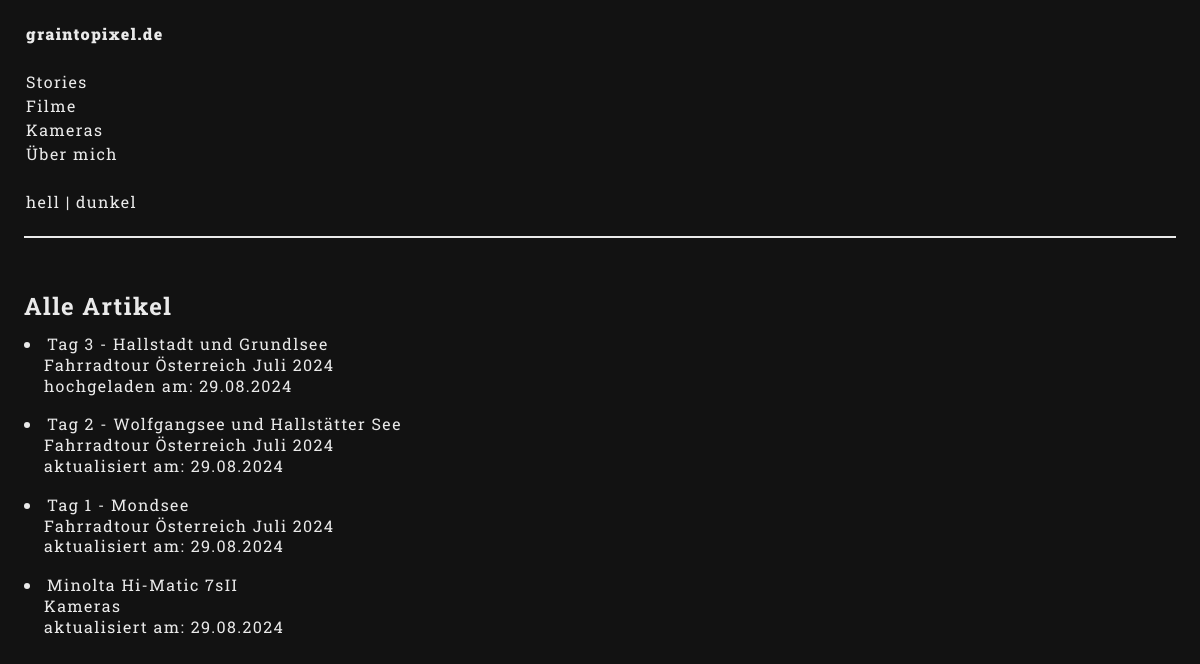
Before: / with the older database file.
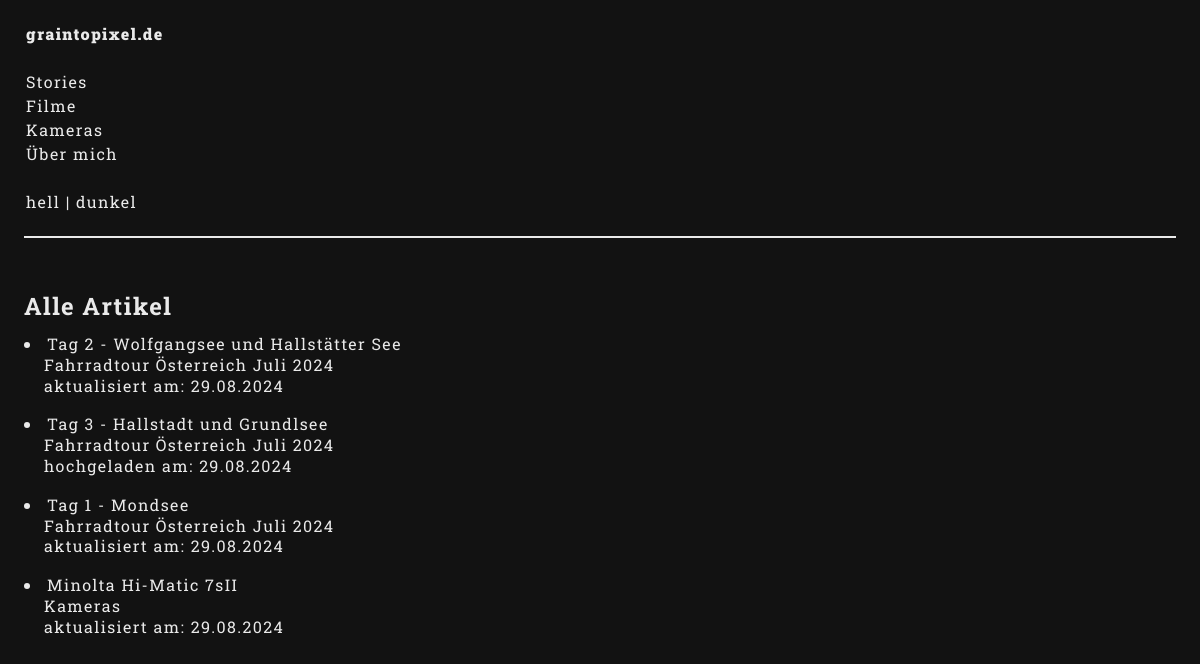
After: the same page with the newer database file.
### posts/models.py (models this page shows, shortened)
class Category(models.Model):
    title = models.CharField(max_length=5000)

class Article(models.Model):
    html_template = models.CharField(max_length=5000,  blank=True, choices=[
        ('article_template01.html', 'Story, links Text, rechts Bilder'),
        ('article_template02.html', 'Artikel, links Text, rechts Bilder'),
    ])
    category = models.ForeignKey(Category, on_delete=models.CASCADE, null=True, blank=True)
    title = models.CharField(max_length=5000)
    intro_text = models.TextField(max_length=1000000, null=True, blank=True)
    seperated_texts = models.TextField(max_length=1000000, null=True, blank=True)
    author = models.CharField(max_length=5000, default='Oskar Antretter', null=True)
    images = models.ManyToManyField(Image, related_name='articles', null=True, blank=True)
    created_at = models.DateTimeField(default=datetime.now, blank=True)
    updated_at = models.DateTimeField(default=datetime.now, blank=True)

class Story(models.Model):
    title = models.CharField(max_length=5000, null=True, blank=True)
    first_chapter = models.ForeignKey(Article, on_delete=models.CASCADE, null=True, blank=True)
    chapters = models.ManyToManyField(Article, related_name='articles', null=True, blank=True)

### posts/views.py (the view)
# urls.py: path('', views.index, name='index'),
def index(request):
    categories = Category.objects.all()
    articles = Article.objects.all().order_by('-updated_at')
    stories = Story.objects.all()
    return render(request, 'index.html', {
        'articles': articles,
        'stories': stories,
        'categories': categories,
    })

### templates/index.html (shortened to what this page needs)
{%load static%}
<!DOCTYPE html>
<html lang="de">
<head>
    <link rel="stylesheet" href="{% static 'css/style.css' %}">
</head>
<body>
    <div class="wrapper">
        <div class="menu-section">
            <table>
                <tr>
                    <td class="main-nav">
                        <div>
                            <nav>
                                <a class="bold-text" href="/">graintopixel.de</a>
                                <br>
                                <br>
                                <a href="category/stories">Stories</a>
                                <br>
                                {% for category in categories %}
                                <a href="category/{{category.title}}">{{category.title}}</a>
                                <br>
                                {% endfor %}
                                <br>
                                <a onclick="styleBright()">hell</a> | <a onclick="styleDark()">dunkel</a>
                            </nav>
                        </div>
                    </td>
                </tr>
            </table>
        </div>
        <div class="content-preview-section">
            <h2>Alle Artikel</h2>
            <ul class="content-list-mobile">
                {% for article in articles %}
                <li>
                    {% if article.category.title %}
                        {% if article.updated_at > article.created_at %}
                            <a href="category/{{article.category.title}}/article/{{article.id}}">{{article.title}} <br> {{article.category.title}} <br> aktualisiert am: {{article.updated_at|date:"d.m.Y"}}</a>
                        {% else %}
                            <a href="category/{{article.category.title}}/article/{{article.id}}">{{article.title}} <br> {{article.category.title}} <br> hochgeladen am: {{article.created_at|date:"d.m.Y"}}</a>
                        {% endif %}
                    {% else %}
                        {% for story in stories %}
                            {% for chapter in story.chapters.all %}
                                {% if chapter.title and chapter.id == article.id %}
                                    {% if article.updated_at > article.created_at %}
                                        <a href="story/{{story.id}}/article/{{article.id}}">{{article.title}} <br> {{story.title}}<br> aktualisiert am: {{article.updated_at|date:"d.m.Y"}}</a>
                                    {% else %}
                                        <a href="story/{{story.id}}/article/{{article.id}}">{{article.title}} <br> {{story.title}}<br> hochgeladen am: {{article.created_at|date:"d.m.Y"}}</a>
                                    {% endif %}
                                {% endif %}
                            {% endfor %}
                        {% endfor %}
                    {% endif %}
                </li>
                {% endfor %}
            </ul>
            <br>
        </div>
    </div>
</body>
</html>

Changed rows visible on the page:
changed Article "Tag 2 - Wolfgangsee und Hallstätter See": moves up the list
